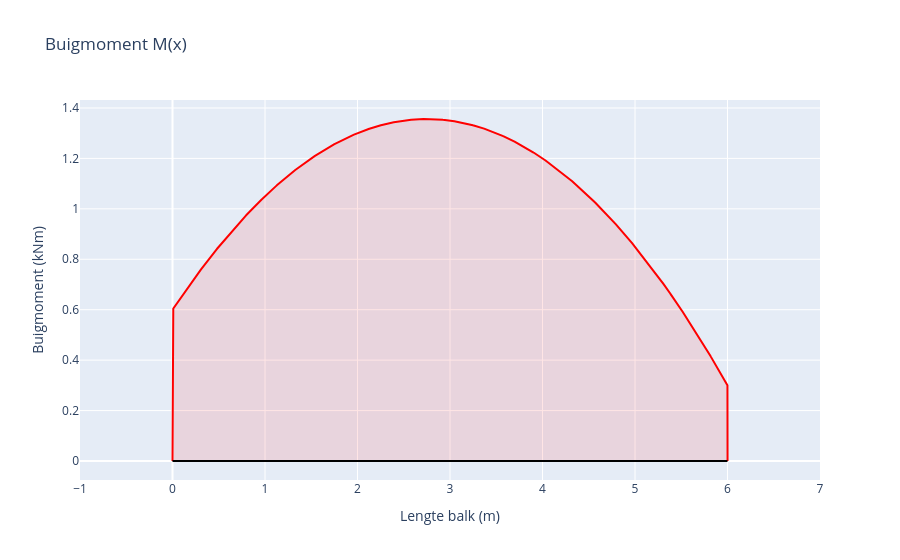

The code cell stored with this chart in its notebook:
### Markdown cell above
## Buigmomentgrafiek

### Code cell
layout = go.Layout(
    title="Buigmoment M(x)",
    xaxis=dict(dtick=1,title="Lengte balk (m)", range=[-1, lengteBalk+1]),
    yaxis=dict(title="Buigmoment (kNm)"),
    showlegend=False
)

line = go.Scatter(
    x=X,
    y= sum(bendingMoment),
    mode='lines',
    name='Buigmoment (kNm)',
    fill = 'tonexty',
    line_color='red',
    fillcolor='rgba(255,0,0,0.1)'
)

axis = go.Scatter(
    x= [0,lengteBalk],
    y= [0,0],
    mode='lines',
    line_color='black'
)

fig= go.Figure(data=[line, axis], layout=layout)
fig.show()

### Figure 1 — Plotly figure (JSON) as saved in the notebook; plotly's stock layout.template omitted (floating-point values rounded to 4 significant figures; data arrays with more than 128 entries replaced by an {"elided": "..."} marker saying what was removed)
{"data": [{"fill": "tonexty", "fillcolor": "rgba(255,0,0,0.1)", "line": {"color": "red"}, "mode": "lines", "name": "Buigmoment (kNm)", "type": "scatter", "x": {"elided": "10002 float values"}, "y": {"elided": "10002 float values"}}, {"line": {"color": "black"}, "mode": "lines", "type": "scatter", "x": [0, 6], "y": [0, 0]}], "layout": {"autosize": true, "showlegend": false, "title": {"text": "Buigmoment M(x)"}, "xaxis": {"dtick": 1, "range": [-1, 7], "title": {"text": "Lengte balk (m)"}, "type": "linear"}, "yaxis": {"autorange": true, "range": [-0.07535, 1.432], "title": {"text": "Buigmoment (kNm)"}, "type": "linear"}}}
